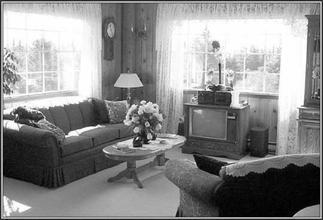
#> input picture hw3/data/train/livingroom/image_0001.jpg, 323 x 220 px, found by its file name; the run also reads 1 picture not shown here
$ python test.py
#> lines starting #> are read from the running program, lines starting #| are printed output that depends on the picture
import cv2
import numpy as np

# 读取图片 A 和 B
image_A = cv2.imread('./pic/background.png')
image_B = cv2.imread('./data/train/bedroom/image_0001.jpg')
#> image_B is the input picture: shape (220, 323, 3); min 0, max 255, mean 139.9

# 获取图片 A 和 B 的尺寸
height_A, width_A, _ = image_A.shape
#> height_A = 450; width_A = 450
height_B, width_B, _ = image_B.shape
#> height_B = 220; width_B = 323

# 计算将图片 B 居中放置在图片 A 中的位置
x_offset = (width_A - width_B) // 2
#> x_offset = 63
y_offset = (height_A - height_B) // 2
#> y_offset = 115

# 将图片 B 放置在图片 A 中心位置
image_A[y_offset:y_offset+height_B, x_offset:x_offset+width_B] = image_B
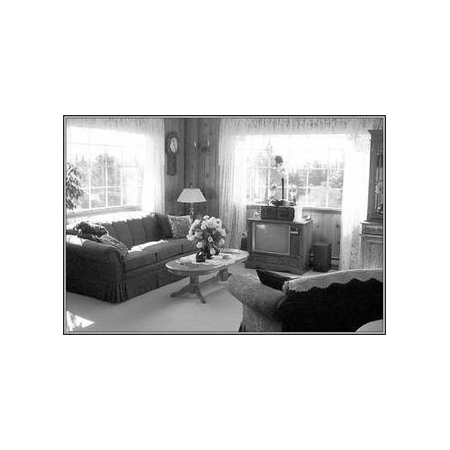
#> image_A: shape (450, 450, 3); min 0, max 255, mean 214.6

# 保存最终的图片
cv2.imwrite('centered_image_A_with_B.jpg', image_A)
